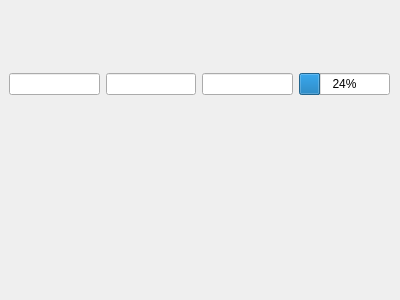
<?xml version="1.0" encoding="UTF-8"?>
<ui version="4.0">
 <class>Form</class>
 <widget class="QWidget" name="Form">
  <property name="geometry">
   <rect>
    <x>0</x>
    <y>0</y>
    <width>400</width>
    <height>300</height>
   </rect>
  </property>
  <property name="windowTitle">
   <string>Form</string>
  </property>
  <widget class="QWidget" name="horizontalLayoutWidget">
   <property name="geometry">
    <rect>
     <x>9</x>
     <y>19</y>
     <width>381</width>
     <height>131</height>
    </rect>
   </property>
   <layout class="QHBoxLayout" name="horizontalLayout">
    <item>
     <widget class="QLineEdit" name="task_size"/>
    </item>
    <item>
     <widget class="QLineEdit" name="task_name"/>
    </item>
    <item>
     <widget class="QLineEdit" name="task_status"/>
    </item>
    <item>
     <widget class="QProgressBar" name="progressBar">
      <property name="value">
       <number>24</number>
      </property>
     </widget>
    </item>
   </layout>
  </widget>
 </widget>
 <resources/>
 <connections/>
</ui>
